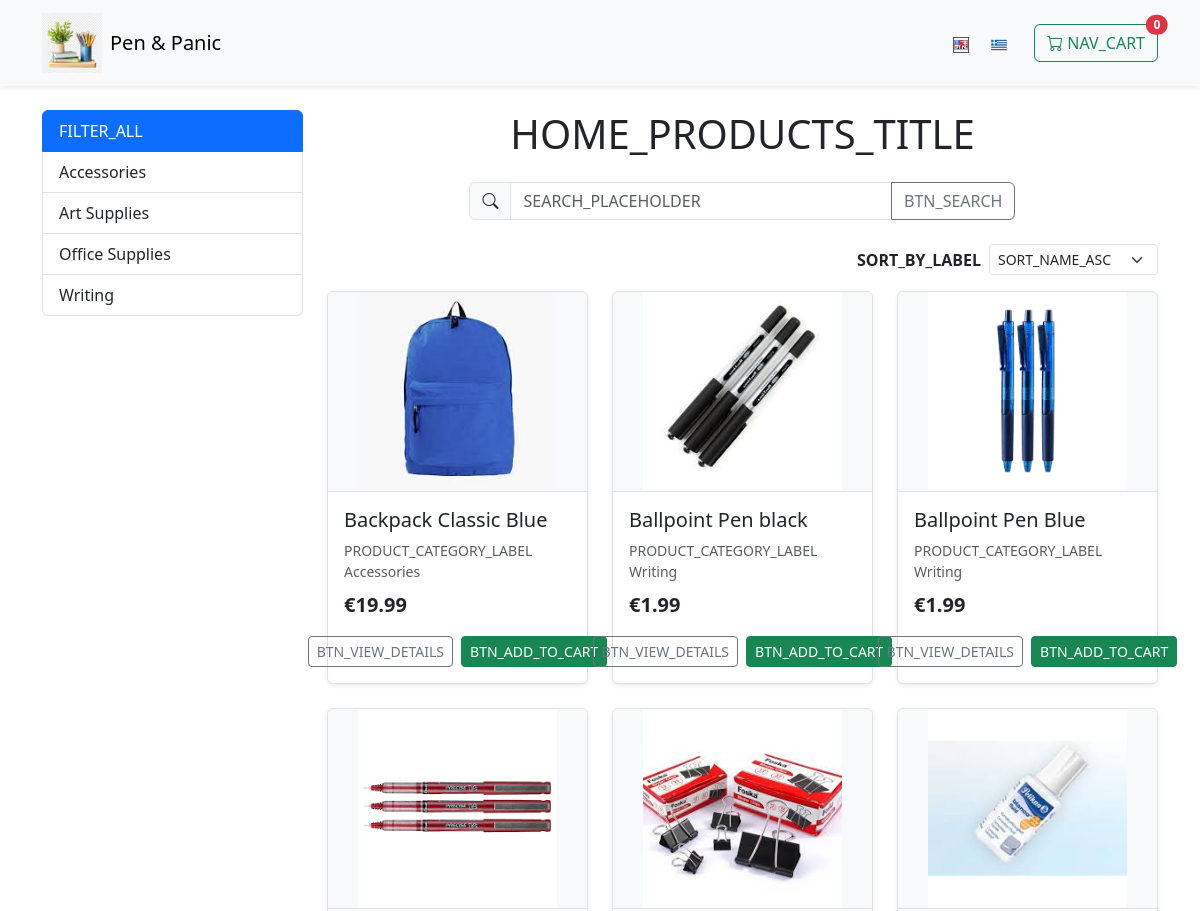
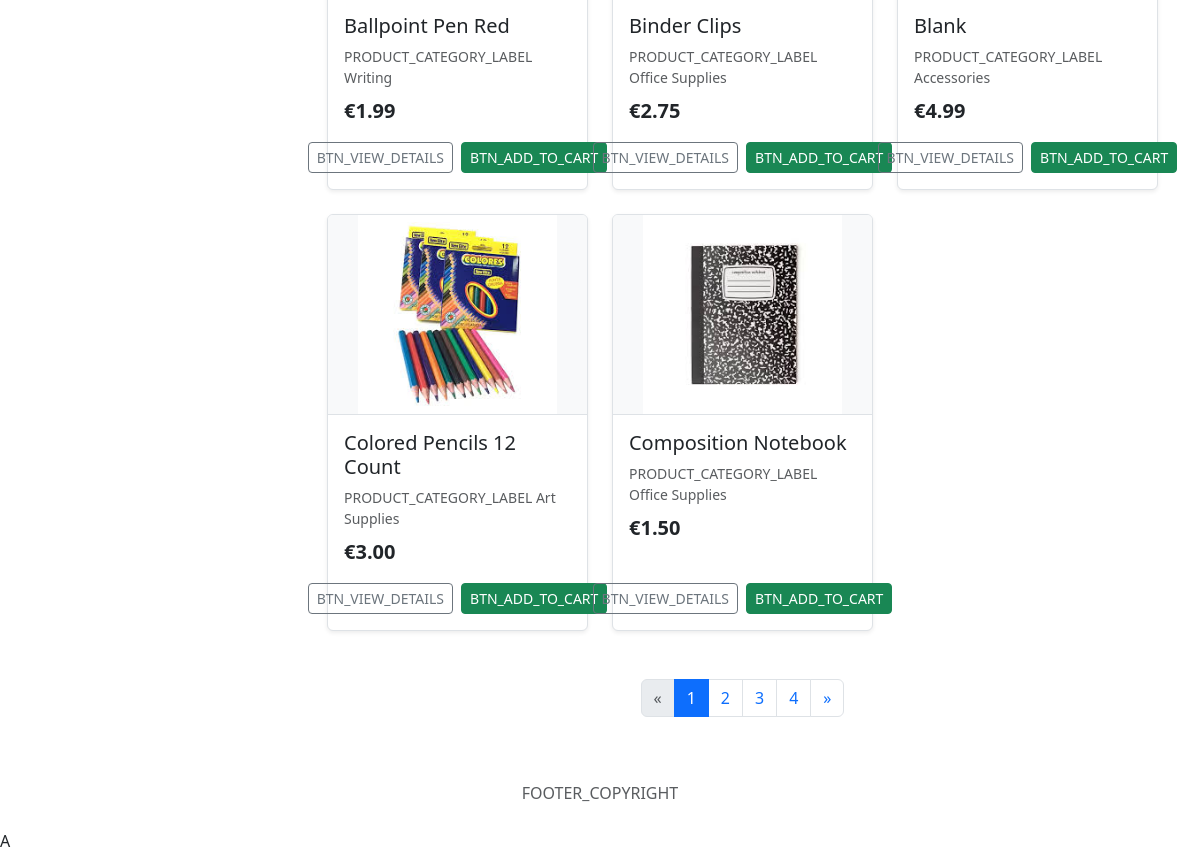
The page / on the database its author committed (2 pictures, top to bottom).
### tables this page shows
CREATE TABLE `products` (
  `id` int(11) NOT NULL,
  `name` varchar(255) NOT NULL,
  `description` text DEFAULT NULL,
  `price` decimal(10,2) NOT NULL,
  `image` varchar(255) DEFAULT NULL,
  `category` varchar(100) DEFAULT NULL
);

### language.php (called while the page is built, shortened)
<?php
function t(string $key, ...$args): string {
    global $lang;
    if (isset($lang[$key])) {
        return vsprintf($lang[$key], $args);
    } else {
        return $key;
    }
}

### index.php (the view, shortened to what this page needs)
<?php
require_once 'config.php';
$current_category = isset($_GET['category']) ? trim($_GET['category']) : 'all';
$search_term = isset($_GET['search']) ? trim($_GET['search']) : '';
$sort_by = isset($_GET['sort']) ? $_GET['sort'] : 'name_asc';
$products_per_page = 8;
$current_page = (isset($_GET['page']) && is_numeric($_GET['page']) && $_GET['page'] > 0) ? (int)$_GET['page'] : 1;
$params_where = [];
$param_types_where = "";
$where_sql = "";
$order_by_sql = " ORDER BY ";
switch ($sort_by) {
    case 'name_asc': default: $order_by_sql .= "name ASC"; break;
}
$count_sql = "SELECT COUNT(*) as total FROM products" . $where_sql;
$stmt_count = mysqli_prepare($conn, $count_sql);
mysqli_stmt_execute($stmt_count);
$count_result = mysqli_stmt_get_result($stmt_count);
$total_products = ($count_result) ? (int)mysqli_fetch_assoc($count_result)['total'] : 0;
$total_pages = ($products_per_page > 0) ? ceil($total_products / $products_per_page) : 0;
$offset = ($current_page - 1) * $products_per_page;
$params_all = $params_where;
$param_types_all = $param_types_where;
$params_all[] = $products_per_page;
$param_types_all .= "i";
$params_all[] = $offset;
$param_types_all .= "i";
$sql = "SELECT id, name, price, image, category FROM products" . $where_sql . $order_by_sql . " LIMIT ? OFFSET ?";
$stmt = mysqli_prepare($conn, $sql);
mysqli_stmt_bind_param($stmt, $param_types_all, ...$params_all);
mysqli_stmt_execute($stmt);
$result = mysqli_stmt_get_result($stmt);
$categories = [];
$cat_sql = "SELECT DISTINCT category FROM products WHERE category IS NOT NULL AND category != '' ORDER BY category";
$cat_result = mysqli_query($conn, $cat_sql);
if ($cat_result && mysqli_num_rows($cat_result) > 0) {
    while ($cat_row = mysqli_fetch_assoc($cat_result)) {
        $categories[] = $cat_row['category'];
    }
}
function build_url($page_num = null) {
    global $current_category, $search_term, $sort_by, $current_page;
    $params = $_GET;
    $params['category'] = $current_category;
    if (!empty($search_term)) $params['search'] = $search_term; else unset($params['search']);
    $params['sort'] = $sort_by;
    if ($page_num !== null) { $params['page'] = $page_num; }
    else { $params['page'] = $current_page; }
    if ($params['category'] === 'all') unset($params['category']);
    if ($params['sort'] === 'name_asc') unset($params['sort']);
    if ($params['page'] <= 1) unset($params['page']);
    return 'index.php' . (!empty($params) ? '?' . http_build_query($params) : '');
}
?>
<!doctype html>
<html lang="<?php echo CURRENT_LANG; ?>">
<head>
    <link href="https://cdn.jsdelivr.net/npm/bootstrap@5.3.3/dist/css/bootstrap.min.css" rel="stylesheet">
    <link href="https://cdn.jsdelivr.net/npm/bootstrap-icons@1.10.5/font/bootstrap-icons.css" rel="stylesheet">
    <link href="css/style.css" rel="stylesheet">
</head>
<body>
    <nav class="navbar navbar-expand-lg navbar-light bg-light sticky-top shadow-sm">
        <div class="container">
            <a class="navbar-brand d-flex align-items-center" href="index.php">
                 <img src="images/logo.png" alt="<?php echo STORE_BRAND_NAME; ?> Logo" class="logo me-2">
                <?php echo STORE_BRAND_NAME; ?>
            </a>
            <div class="ms-auto d-flex align-items-center lang-switcher">
                 <a href="?lang=en" class="nav-link px-2 link-secondary <?php echo (CURRENT_LANG == 'en' ? 'active' : ''); ?>" title="English">
                     <img src="images/flag_en.png" alt="EN Flag">
                 </a>
                 <a href="?lang=el" class="nav-link px-2 link-secondary <?php echo (CURRENT_LANG == 'el' ? 'active' : ''); ?>" title="Ελληνικά">
                      <img src="images/flag_el.png" alt="EL Flag">
                 </a>
                <a href="cart.php" class="btn btn-outline-success position-relative ms-3">
                    <i class="bi bi-cart"></i>
                    <?php echo t('NAV_CART'); ?>
                    <span id="cart-count" class="position-absolute top-0 start-100 translate-middle badge rounded-pill bg-danger">0</span>
                </a>
            </div>
        </div>
     </nav>
     <div class="container mt-4">
        <div class="row">
            <div class="col-lg-3 col-md-4 mb-4">
                <ul class="list-group" id="category-filter-list">
                    <?php
                        $all_cat_params = $_GET;
                        unset($all_cat_params['category']);
                        unset($all_cat_params['page']);
                        $all_cat_url = 'index.php' . (!empty($all_cat_params) ? '?' . http_build_query($all_cat_params) : '');
                    ?>
                    <a href="<?php echo $all_cat_url; ?>"
                       class="list-group-item list-group-item-action category-filter <?php echo ($current_category === 'all') ? 'active' : ''; ?>"
                       data-category="all" <?php echo ($current_category === 'all') ? 'aria-current="true"' : ''; ?>>
                        <?php echo t('FILTER_ALL'); ?>
                    </a>
                    <?php
                    if (!empty($categories)) {
                        foreach ($categories as $category) {
                            $safeCategory = htmlspecialchars($category);
                            $cat_params = $_GET;
                            $cat_params['category'] = $category;
                            unset($cat_params['page']);
                            $cat_url = 'index.php?' . http_build_query($cat_params);
                            $is_active = ($current_category === $category);
                            echo '<a href="' . $cat_url . '" class="list-group-item list-group-item-action category-filter ' . ($is_active ? 'active' : '') . '" data-category="' . $safeCategory . '" ' . ($is_active ? 'aria-current="true"' : '') . '>' . $safeCategory . '</a>';
                        }
                    }
                    ?>
                </ul>
            </div>
            <div class="col-lg-9 col-md-8">
                <h1 class="mb-4 text-center"><?php echo t('HOME_PRODUCTS_TITLE'); ?></h1>
                <div class="row mb-4">
                    <div class="col-md-8 offset-md-2">
                        <form method="GET" action="index.php" class="input-group">
                            <span class="input-group-text" id="search-addon"><i class="bi bi-search"></i></span>
                            <input type="search" class="form-control" placeholder="<?php echo t('SEARCH_PLACEHOLDER'); ?>" id="product-search-input" name="search" value="<?php echo htmlspecialchars($search_term); ?>" aria-label="Search" aria-describedby="search-addon">
                            <button class="btn btn-outline-secondary" type="submit"><?php echo t('BTN_SEARCH');  ?></button>
                        </form>
                    </div>
                </div>
                <div class="d-flex justify-content-end mb-3">
                    <div class="d-flex align-items-center">
                        <label for="sort-select" class="form-label me-2 mb-0 fw-bold"><?php echo t('SORT_BY_LABEL'); ?></label>
                        <select class="form-select form-select-sm w-auto" id="sort-select" aria-label="Sort products">
                            <option value="name_asc" <?php echo ($sort_by === 'name_asc') ? 'selected' : ''; ?>><?php echo t('SORT_NAME_ASC'); ?></option>
                        </select>
                    </div>
                </div>
                <div class="row row-cols-1 row-cols-sm-2 row-cols-md-2 row-cols-lg-3 g-4" id="product-list">
                    <?php
                    if ($result && mysqli_num_rows($result) > 0) {
                        while($row = mysqli_fetch_assoc($result)) {
                            $category = !empty($row["category"]) ? htmlspecialchars($row["category"]) : 'uncategorized';
                            echo '<div class="col product-card" data-category="' . $category . '" data-price="' . $row["price"] . '" data-name="' . htmlspecialchars($row["name"]) . '">';
                            echo '  <div class="card h-100 shadow-sm">';
                            $imagePath = 'images/placeholder.png';
                            $potentialImagePath = 'images/' . basename($row["image"]);
                            if (!empty($row["image"]) && file_exists($potentialImagePath)) { $imagePath = $potentialImagePath; }
                            elseif (!empty($row["image"]) && file_exists($row["image"])) { $imagePath = $row["image"]; }
                            echo '    <a href="product.php?id=' . $row["id"] . '"><img src="' . htmlspecialchars($imagePath) . '" class="card-img-top" alt="' . htmlspecialchars($row["name"]) . '"></a>';
                            echo '    <div class="card-body d-flex flex-column">';
                            echo '      <div>';
                            echo '          <h5 class="card-title"><a href="product.php?id=' . $row["id"] . '" class="text-decoration-none text-dark">' . htmlspecialchars($row["name"]) . '</a></h5>';
                            echo '          <p class="card-text text-muted small mb-2">' . t('PRODUCT_CATEGORY_LABEL') . ' ' . $category . '</p>';
                            echo '          <p class="card-text fw-bold fs-5 mb-3">€' . number_format($row["price"], 2) . '</p>';
                            echo '      </div>';
                            echo '      <div class="mt-auto d-grid gap-2 d-sm-flex justify-content-sm-center">';
                            echo '          <a href="product.php?id=' . $row["id"] . '" class="btn btn-outline-secondary btn-sm">' . t('BTN_VIEW_DETAILS') . '</a>';
                            echo '          <button class="btn btn-success btn-sm add-to-cart-btn" data-id="' . $row["id"] . '" data-name="' . htmlspecialchars($row["name"]) . '" data-price="' . $row["price"] . '">' . t('BTN_ADD_TO_CART') . '</button>';
                            echo '      </div>';
                            echo '    </div>';
                            echo '  </div>';
                            echo '</div>';
                        }
                    } else {
                        echo '<div class="col-12"><p class="text-center">' . t('NO_PRODUCTS_FOUND') . '</p></div>';
                    }
                    ?>
                </div>
                <nav aria-label="Product navigation" class="mt-5 d-flex justify-content-center">
                    <ul class="pagination">
                        <?php if ($total_pages > 1): ?>
                            <li class="page-item <?php echo ($current_page <= 1) ? 'disabled' : ''; ?>">
                                <a class="page-link" href="<?php echo ($current_page > 1) ? build_url($current_page - 1) : '#'; ?>" aria-label="Previous"><span aria-hidden="true">«</span></a>
                            </li>
                            <?php for ($i = 1; $i <= $total_pages; $i++): ?>
                                <li class="page-item <?php echo ($i == $current_page) ? 'active' : ''; ?>" <?php echo ($i == $current_page) ? 'aria-current="page"' : ''; ?>>
                                    <a class="page-link" href="<?php echo build_url($i); ?>"><?php echo $i; ?></a>
                                </li>
                            <?php endfor; ?>
                            <li class="page-item <?php echo ($current_page >= $total_pages) ? 'disabled' : ''; ?>">
                                <a class="page-link" href="<?php echo ($current_page < $total_pages) ? build_url($current_page + 1) : '#'; ?>" aria-label="Next"><span aria-hidden="true">»</span></a>
                            </li>
                        <?php endif; ?>
                    </ul>
                </nav>
            </div>
        </div>
     </div>
     <footer class="text-center mt-5 mb-4"> <p class="text-muted"><?php echo t('FOOTER_COPYRIGHT', date("Y")); ?></p> </footer>
    ?>A
</body>
</html>

### css/style.css (style rules this page uses)
.card-img-top { width: 100%; height: 200px; object-fit: contain; background-color: #f8f9fa; border-bottom: 1px solid #dee2e6; }
.card { border: 1px solid #dee2e6; }
.add-to-cart-btn { transition: transform 0.15s ease-in-out, box-shadow 0.15s ease-in-out; }
.lang-switcher img { height: 16px; width: auto; vertical-align: middle; margin-left: 3px; margin-right: 3px; transition: transform 0.1s ease-in-out; }
.lang-switcher a.active img { border: 1px solid #555; }
.navbar-brand img.logo { height: 60px; width: auto; vertical-align: middle; }
.product-card { display: block; }
.list-group-item.category-filter.active { z-index: 2; position: relative; }

### rows shown on the page
products: image (picture), name "Backpack Classic Blue", category "Accessories", price "19.99"
products: image (picture), name "Ballpoint Pen black", category "Writing", price "1.99"
products: image (picture), name "Ballpoint Pen Blue", category "Writing", price "1.99"
products: image (picture), name "Ballpoint Pen Red", category "Writing", price "1.99"
products: image (picture), name "Binder Clips", category "Office Supplies", price "2.75"
products: image (placeholder picture), name "Blank", category "Accessories", price "4.99"
products: image (picture), name "Colored Pencils 12 Count", category "Art Supplies", price "3.00"
products: image (picture), name "Composition Notebook", category "Office Supplies", price "1.50"

### other values the page prints
STORE_BRAND_NAME "Pen & Panic"
t('NAV_CART') "NAV_CART"
t('FILTER_ALL') "FILTER_ALL"
$safeCategory "Accessories"
$safeCategory "Art Supplies"
$safeCategory "Office Supplies"
$safeCategory "Writing"
t('HOME_PRODUCTS_TITLE') "HOME_PRODUCTS_TITLE"
t('BTN_SEARCH') "BTN_SEARCH"
t('SORT_BY_LABEL') "SORT_BY_LABEL"
form field value "SORT_NAME_ASC"
